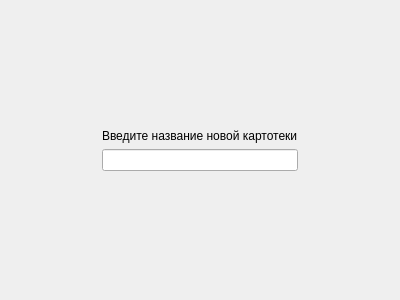
<?xml version="1.0" encoding="UTF-8"?>
<ui version="4.0">
 <class>NewFileLibraryForm</class>
 <widget class="QWidget" name="NewFileLibraryForm">
  <property name="geometry">
   <rect>
    <x>0</x>
    <y>0</y>
    <width>400</width>
    <height>300</height>
   </rect>
  </property>
  <property name="windowTitle">
   <string>Form</string>
  </property>
  <layout class="QGridLayout" name="gridLayout">
   <item row="1" column="2">
    <spacer name="horizontalSpacer_2">
     <property name="orientation">
      <enum>Qt::Horizontal</enum>
     </property>
     <property name="sizeHint" stdset="0">
      <size>
       <width>40</width>
       <height>20</height>
      </size>
     </property>
    </spacer>
   </item>
   <item row="1" column="1">
    <layout class="QVBoxLayout" name="verticalLayout">
     <item>
      <widget class="QLabel" name="label">
       <property name="text">
        <string>Введите название новой картотеки</string>
       </property>
      </widget>
     </item>
     <item>
      <widget class="QLineEdit" name="lineEditNameFileLibrary">
       <property name="alignment">
        <set>Qt::AlignCenter</set>
       </property>
      </widget>
     </item>
    </layout>
   </item>
   <item row="1" column="0">
    <spacer name="horizontalSpacer">
     <property name="orientation">
      <enum>Qt::Horizontal</enum>
     </property>
     <property name="sizeHint" stdset="0">
      <size>
       <width>40</width>
       <height>20</height>
      </size>
     </property>
    </spacer>
   </item>
   <item row="0" column="1">
    <spacer name="verticalSpacer">
     <property name="orientation">
      <enum>Qt::Vertical</enum>
     </property>
     <property name="sizeHint" stdset="0">
      <size>
       <width>20</width>
       <height>40</height>
      </size>
     </property>
    </spacer>
   </item>
   <item row="2" column="1">
    <spacer name="verticalSpacer_2">
     <property name="orientation">
      <enum>Qt::Vertical</enum>
     </property>
     <property name="sizeHint" stdset="0">
      <size>
       <width>20</width>
       <height>40</height>
      </size>
     </property>
    </spacer>
   </item>
  </layout>
 </widget>
 <resources/>
 <connections/>
</ui>
